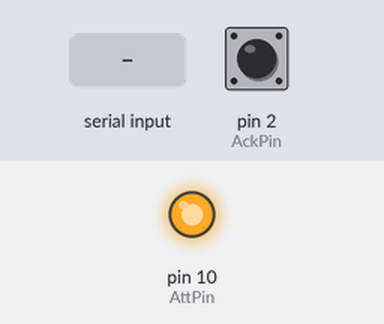
The sketch below on a simulated Arduino Uno, built with avr-gcc and run on an emulated ATmega328P. Parts: output pins drawn as LEDs (lit = HIGH). The inputs (shaded band) are chosen by the test bench; at power-on: pin 2 (AckPin) HIGH. Pins used as bus, display or sensor lines are not drawn; what the sketch prints to the serial monitor is not drawn.

Above: at 1.2 s.
1.3 s: byte 162 (MCREAD) received over Serial
At 1.8 s:
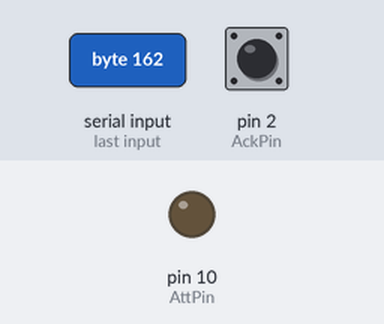
3.4 s: "1" received over Serial
4.9 s: byte 160 (GETID) received over Serial
6.4 s: byte 161 (GETVER) received over Serial
Timing chart, 0 to 8.9 s (numbered marks = the images above; inputs shaded):
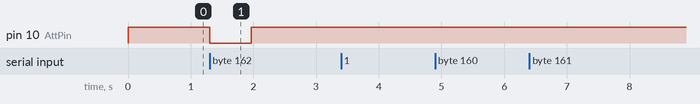

The sketch:

MemCARDuino.ino
```cpp
// (licence header left out)
#include "Arduino.h"

//Device Firmware identifier
#define IDENTIFIER "MCDINO2"  //MemCARDuino2
#define VERSION 0x03         //Firmware version byte (Major.Minor)

//Commands
#define GETID 0xA0          //Get identifier
#define GETVER 0xA1         //Get firmware version
#define MCREAD 0xA2         //Memory Card Read (frame)
#define MCWRITE 0xA3        //Memory Card Write (frame)

//Responses
#define ERROR 0xE0         //Invalid command received (error)

//Memory Card Responses
//0x47 - Good
//0x4E - BadChecksum
//0xFF - BadSector

//Define pins
#define DataPin 12         //Data
#define CmdPin 11          //Command
#define AttPin 10          //Attention (Select)
#define ClockPin 13        //Clock
#define AckPin 2           //Acknowledge

byte ReadByte = 0;
volatile int state = HIGH;

//Set up pins for communication
void PinSetup()
{
  byte clr = 0;

  pinMode(DataPin, INPUT);
  pinMode(CmdPin, OUTPUT);
  pinMode(AttPin, OUTPUT);
  pinMode(ClockPin, OUTPUT);
  pinMode(AckPin, INPUT);

  //Set up SPI on Arduino (250 kHz, clock active when low, reading on falling edge of the clock)
  SPCR = 0x7E; // PS1: 0x7f;
  clr=SPSR;
  clr=SPDR;

  digitalWrite(DataPin, HIGH);    //Activate pullup resistor
  digitalWrite(CmdPin, LOW);
  digitalWrite(AttPin, HIGH);
  digitalWrite(ClockPin, HIGH);
  digitalWrite(AckPin, HIGH);    //Activate pullup resistor

  //Set up interrupt on pin 2 (INT.0) for Acknowledge signal
  attachInterrupt(0, ACK, FALLING);
}

//Acknowledge routine
void ACK()
{
  state = !state;
}

//Send a command to PlayStation port using SPI
byte SendCommand(byte CommandByte)
{
    int Delay = 3000;               //Timeout
    state = HIGH;                   //Set high state for ACK signal

    SPDR = CommandByte;             //Start the transmission
    while (!(SPSR & (1<<SPIF)));     //Wait for the end of the transmission

    //Wait for the ACK signal from the Memory Card
    while(state == HIGH)
    {
      Delay--;
      delayMicroseconds(1);
      if(Delay == 0)break;
    }

  return SPDR;                    //Return the received byte
}

//Read a frame from Memory Card and send it to serial port
void ReadFrame(unsigned int Address)
{
  byte AddressMSB = Address & 0xFFC;
  byte AddressLSB = (Address >> 8) & 0xFFC;

  //Activate device
  PORTB &= 0xFB;    //Set pin 10 (AttPin, LOW)

  SendCommand(0x81);      //Access Memory Card
  SendCommand(0x52);      //Send read command
  SendCommand(0x00);      //Memory Card ID1
  SendCommand(0x00);      //Memory Card ID2
  SendCommand(AddressMSB);      //Address MSB
  SendCommand(AddressLSB);      //Address LSB
  SendCommand(0x00);      //Memory Card ACK1
  SendCommand(0x00);      //Memory Card ACK2
  SendCommand(0x00);      //Confirm MSB
  SendCommand(0x00);      //Confirm LSB

  //Get 128 byte data from the frame
  for (int i = 0; i < 128; i++)
  {
    Serial.write(SendCommand(0x00));
  }

  Serial.write(SendCommand(0x00));      //Checksum (MSB xor LSB xor Data)
  Serial.write(SendCommand(0x00));      //Memory Card status byte

  //Deactivate device
  PORTB |= 4;    //Set pin 10 (AttPin, HIGH)
}

//Write a frame from the serial port to the Memory Card
void WriteFrame(unsigned int Address)
{
  byte AddressMSB = Address & 0xFFC;
  byte AddressLSB = (Address >> 8) & 0xFFC;
  byte ReadData[128];
  int DelayCounter = 30;

  //Activate device
  PORTB &= 0xFB;    //Set pin 10 (AttPin, LOW)

  SendCommand(0x81);      //Access Memory Card
  SendCommand(0x57);      //Send write command
  SendCommand(0x00);      //Memory Card ID1
  SendCommand(0x00);      //Memory Card ID2
  SendCommand(AddressMSB);      //Address MSB
  SendCommand(AddressLSB);      //Address LSB

  //Copy 128 bytes from the serial input
  for (int i = 0; i < 128; i++)
  {
    while(!Serial.available())
    {
      DelayCounter--;
      if(DelayCounter == 0)return;    //If there is no response for 30ms stop writing (prevents lock on MemCARDuino)
      delay(1);
    }

    ReadData[i] = Serial.read();
  }

  //Write 128 byte data to the frame
  for (int i = 0; i < 128; i++)
  {
    SendCommand(ReadData[i]);
  }

  SendCommand(Serial.read());      //Checksum (MSB xor LSB xor Data)
  SendCommand(0x00);      //Memory Card ACK1
  SendCommand(0x00);      //Memory Card ACK2
  Serial.write(SendCommand(0x00));      //Memory Card status byte

  //Deactivate device
  PORTB |= 4;    //Set pin 10 (AttPin, HIGH)
}

void setup()
{
  //Set up serial communication
  Serial.begin(57600);

  //Set up pins
  PinSetup();
}

void loop()
{
  //Listen for commands
  if(Serial.available() > 0)
  {
    ReadByte = Serial.read();

    switch(ReadByte)
    {
      default:
        Serial.write(ERROR);
        break;

      case GETID:
        Serial.write(IDENTIFIER);
        break;

      case GETVER:
        Serial.write(VERSION);
        break;

      case MCREAD:
      delay(5);
      ReadFrame(Serial.read() | Serial.read() << 8);
        break;

      case MCWRITE:
      delay(5);
      WriteFrame(Serial.read() | Serial.read() << 8);
        break;
    }
  }
}
```

Measured:
- after the input at 1.3 s, pin 10 (AttPin): HIGH → LOW at once, → HIGH 0.66 s later
- after the input at 3.4 s, every drawn part: stays the same
- after the input at 4.9 s, every drawn part: stays the same
- after the input at 6.4 s, every drawn part: stays the same
